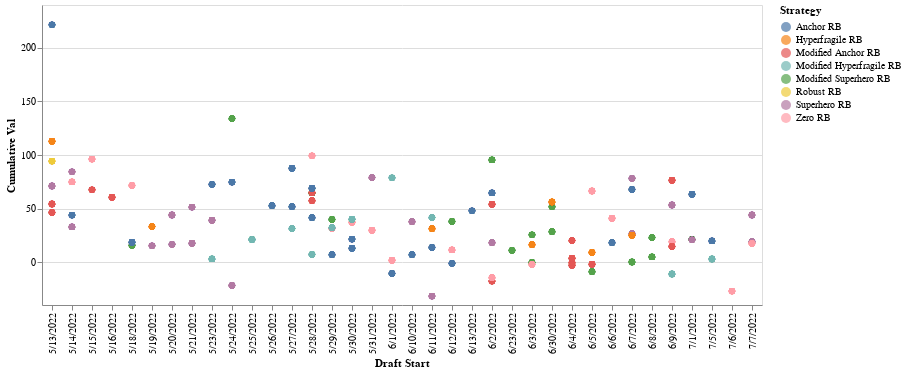

Here is the notebook cell this chart was saved with:
### Code cell
#Team Build by draft date, with cumulative ADP value

alt.Chart(df1).mark_circle(size=40).encode(
    x='Draft Start',
    y='Cumulative Val',
    color='Strategy',
    tooltip=['Draft Start','Team', 'Strategy', 'Elite Onesie', 'build_x', 'Cumulative Val']
).interactive()

### Figure 1 — Vega-Lite specification as saved in the notebook (floating-point values rounded to 4 significant figures; data arrays with more than 128 entries replaced by an {"elided": "..."} marker saying what was removed)
{"config": {"view": {"continuousWidth": 400, "continuousHeight": 300}}, "data": {"name": "data-f5e86a5dabf817dac371e205f601ce8f"}, "mark": {"type": "circle", "size": 40}, "encoding": {"color": {"field": "Strategy", "type": "nominal"}, "tooltip": [{"field": "Draft Start", "type": "nominal"}, {"field": "Team", "type": "quantitative"}, {"field": "Strategy", "type": "nominal"}, {"field": "Elite Onesie", "type": "nominal"}, {"field": "build_x", "type": "nominal"}, {"field": "Cumulative Val", "type": "quantitative"}], "x": {"field": "Draft Start", "type": "nominal"}, "y": {"field": "Cumulative Val", "type": "quantitative"}}, "selection": {"selector003": {"type": "interval", "bind": "scales", "encodings": ["x", "y"]}}, "$schema": "https://vega.github.io/schema/vega-lite/v4.17.0.json", "datasets": {"data-f5e86a5dabf817dac371e205f601ce8f": {"elided": "2180 records"}}}
